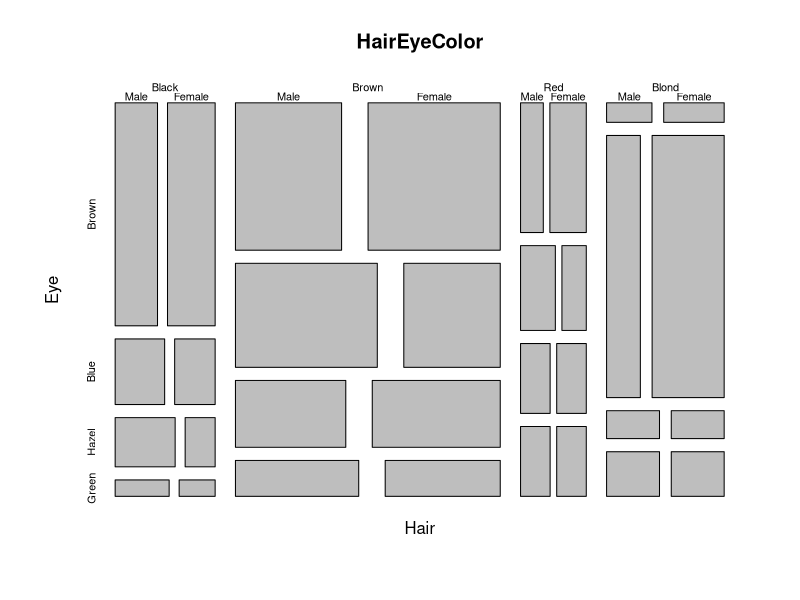

Write R code to recreate this figure.
#######################
#### lab1_mosaic.R ####
#######################

data(HairEyeColor)
mosaicplot(HairEyeColor)
margin.table(HairEyeColor,3)
margin.table(HairEyeColor,c(1,3))
